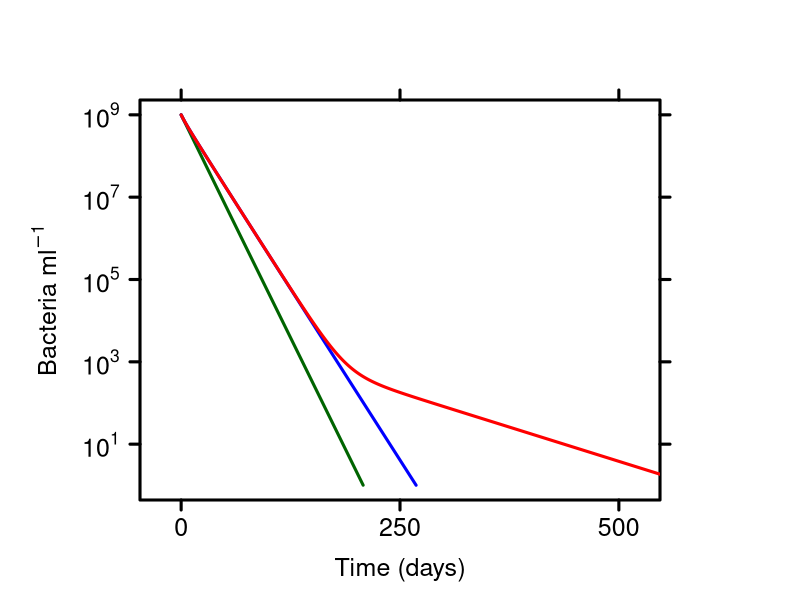

This chart was generated by the following R code:
## ---- chunk 1
getwd()
setwd("~/GitHub/Dimensions/Aim1/PersistenceModel")
## ---- chunk 2
require("deSolve")
## ---- chunk 3
# Function for persistence
persist <- function(t, x, parms){
  with(as.list(c(parms, x)),{
		dBadt = -Ba*da		#g (L*day)^-1
		
		res=c(dBadt)
		list(res)
	})
}

# Parameters
parms = c(da = 0.1)
times = seq(0, 1000, 0.1)
init = c(Ba = 0.00002)

# Output
outP <- ode(y = init, times = times, func = persist, parms = parms)
outP <- data.frame(outP, log10(outP[,2]/(20e-15)))
colnames(outP)[3] <- "logcells.ml"
outP <- subset(outP, outP[,3] >= 0)
## ---- chunk 4
# Function for cannibalsims where dead bacteria are consumed by live bacteria
persistCannibalism <- function(t, x, parms){
  with(as.list(c(parms, x)),{
		dBadt = Ba*(C*Va)/(C+Ka)*Ea-Ba*da		#g (L*day)^-1
		dCdt = Ba*da*m-Ba*(C*Va)/(C+Ka)		#g (L*day)^-1
		
		res=c(dBadt,dCdt)
		list(res)
	})
}

# Parameters
parms = c(Va = 12, Ka = 0.0011, Ea = 0.5, da = 0.1, m = 0.5)
times = seq(0, 1000, 0.1)
init = c(Ba = 0.00002, C = 0)

# Output
outPC = ode(y = init, times = times, func = persistCannibalism, parms = parms)
outPC <- data.frame(outPC, log10(outPC[,2]/(20e-15)))
colnames(outPC)[4] <- "logcells.ml"
outPC <- subset(outPC, outPC[,4] >= 0)
## ---- chunk 5
# Function for two-species model with mutant and ancestros with different traits
persistCannibalismMut <- function(t, x, parms){
  with(as.list(c(parms, x)),{
		dBadt = Ba*(C*Va)/(C+Ka)*Ea-Ba*da
		dBmdt = Bm*(C*Vm)/(C+Km)*Em-Bm*dm
		dCdt = Ba*da*m-Ba*(C*Va)/(C+Ka)+Bm*dm*m-Bm*(C*Vm)/(C+Km)
		
		res=c(dBadt, dBmdt, dCdt)
		list(res)
	})
}

# Parameters
fracMut <- 1e-5 # fraction of initial population that are mutant
parmsMut <- c(Va = 12, Ka = 0.0011, Ea = 0.5, da = 0.1, Vm = 12, Km = 0.0011, 
             Em = 0.75, dm = 0.05, m = 0.5)
initMut <- c(Ba = 0.00002-(0.00002*fracMut), Bm = 0.00002*fracMut, C = 0)

# Output
outPCmut <- ode(y = initMut, times = times, func = persistCannibalismMut, 
            parms = parmsMut)
outPCmut <- data.frame(outPCmut, log10(outPCmut[,2]/(20e-15)), log10(outPCmut[,3]/(20e-15)))
outPCmut <- data.frame(outPCmut, log10((outPCmut[,2] + outPCmut[,3])/(20e-15)))
outPCmut <- subset(outPCmut, outPCmut[,7] >= 0)
colnames(outPCmut)[5:7] <- c("a.logcells.ml", "m.logcells.ml", "t.logcells.ml")
## ---- chunk 6
png(filename="~/GitHub/Dimensions/Aim1/PersistenceModel/figures/decay.png",
    width = 1200, height = 700, res = 96*2)

# par(mfrow = c(1, 1), mar=c(2, 4, 2, 2) + 0.1)

par(mar = c(5, 7, 5, 7))
decay.plot <- plot(outP[,1], outP[,3], type = "l", lty = 1, col = "dark green", yaxt = "n", xaxt = "n", lwd = 3,
        cex.lab = 1.5, cex.axis = 1.5, xlab = "Time (days)", ylab = NA,
        xlim = c(-25, 525))
box(lwd = 3)

mtext(expression('Bacteria ml'^-1), side = 2, outer = TRUE, cex = 1.5, line = -3, adj = 0.5)


# Add ticks and tick labels

axis(side = 2, lwd.ticks = 3, cex.axis = 1.5, las = 1,
     labels = expression(10^1, 10^3, 10^5, 10^7, 10^9),
     at = c(1, 3, 5, 7, 9))
 
axis(side = 4, lwd.ticks = 3, cex.axis = 1.5, las = 1,
    at=c(1, 3, 5, 7, 9), labels = F)
 
axis(side = 1, lwd.ticks = 3, cex.axis = 1.5, las = 1,
    labels = c(0, 250, 500), at = c(0, 250, 500))

axis(side = 3, lwd.ticks = 3, cex.axis = 1.5, las = 1,
    at = c(0, 250, 500), labels = F)

# Add cannibalism
points(outPC[,1], outPC[,4], type = "l", col = "blue", lty = 1, lwd = 3)

# Add adaptation
points(outPCmut[,1], outPCmut[,7], type = "l", col = "red", lty = 1, lwd = 3)

dev.off()
graphics.off()
